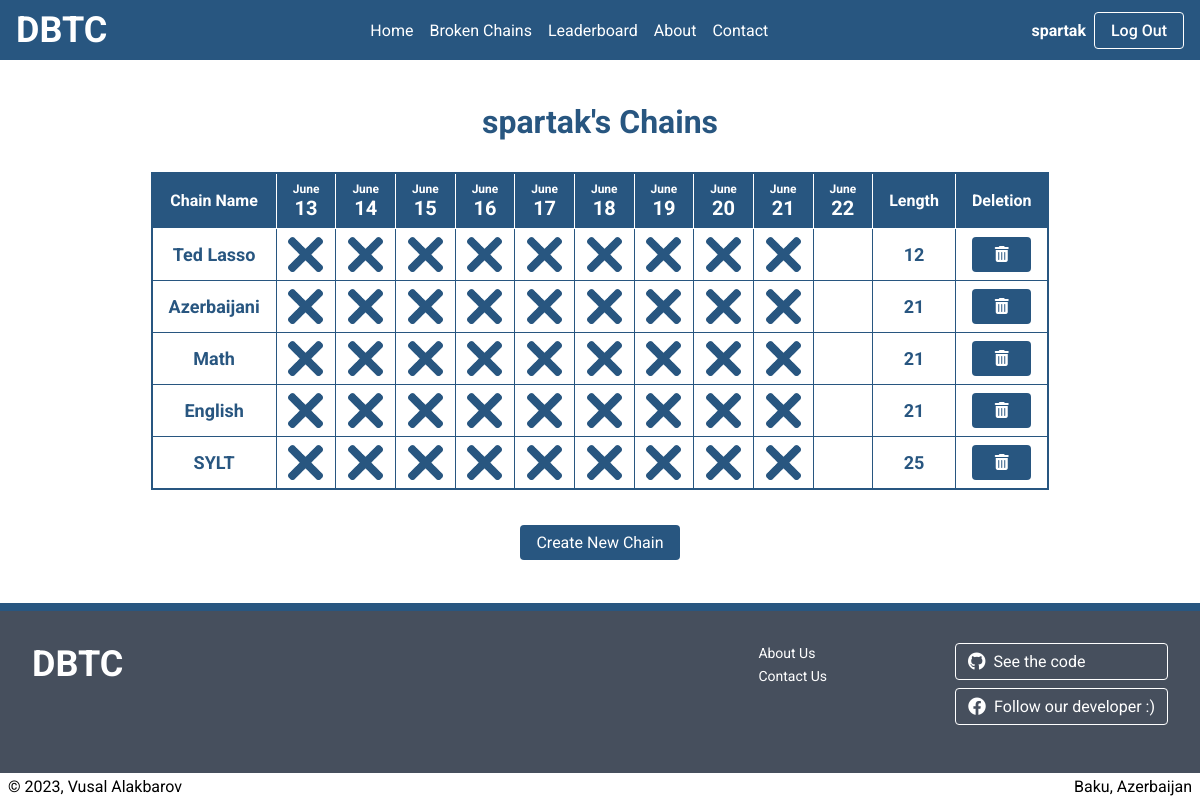
The page /home (signed in) on the database its author committed.
### tables this page shows
CREATE TABLE `chains` (
  `chainID` int(11) NOT NULL,
  `chainName` varchar(255) NOT NULL,
  `startDate` date NOT NULL,
  `isActive` tinyint(4) NOT NULL,
  `isPublic` tinyint(4) NOT NULL,
  `length` int(11) NOT NULL,
  `userID` int(11) NOT NULL,
  `currentDayStatus` tinyint(4) DEFAULT 0
);

### view/home.php (the view, shortened to what this page needs)
<?php
if (isset($_SESSION["loggedIn"]) && isset($_SESSION["username"])) {
    $query = $db->prepare("SELECT * FROM users WHERE username = ?");
    $insert = $query->execute([$_SESSION["username"]]);
    $user = $query->fetch(PDO::FETCH_ASSOC);
    $userID = $user["userID"];
    $query = $db->prepare("SELECT * FROM chains WHERE userID = ? AND isActive = 1");
    $insert = $query->execute([$userID]);
    $activeChains = $query->fetchAll(PDO::FETCH_ASSOC);
}
?>
<?php if (!isset($_SESSION["loggedIn"]) || !$_SESSION["loggedIn"]) : ?>
    <main class="home">
        <h1>Don't Break The Chain!</h1>
        <div>
            <img src="view/img/logo.png" alt="Logo" />
            <p>
                <b>Log In</b> to view your chains. If you don't have an account yet,
                <b>Sign Up</b> and create chains to get a progress on new habits!
            </p>
        </div>
        <a href="sign-up">Get Started</a>
    </main>
<?php else : ?>
    <main class="chains">
        <h1><?php echo $_SESSION["username"]; ?>'s Chains</h1>
        <?php if (count($activeChains) > 0) : ?>
            <table>
                <tr>
                    <th>Chain Name</th>
                    <?php
                    $date = new DateTime();
                    $date->sub(new DateInterval("P10D"));
                    ?>
                    <?php for ($i = 10; $i > 0; $i--) : ?>
                        <th class="date">
                            <?php $date->add(new DateInterval("P1D")); ?>
                            <div class="month"><?php echo $date->format("F"); ?></div>
                            <div class="day"><?php echo $date->format("d"); ?></div>
                        </th>
                    <?php endfor; ?>
                    <th>Length</th>
                    <th>Deletion</th>
                </tr>
                <?php foreach ($activeChains as $chain) : ?>
                    <tr>
                        <td><?php echo $chain["chainName"]; ?></td>
                        <?php
                        $date = new DateTime();
                        $date->sub(new DateInterval("P10D"));
                        $currentDate = new DateTime($chain["startDate"]);
                        $currentDate->add(new DateInterval("P{$chain["length"]}D"));
                        $startDate = new DateTime($chain["startDate"]);
                        ?>
                        <?php for ($i = 9; $i > 0; $i--) : ?>
                            <td>
                                <?php
                                $date->add(new DateInterval("P1D"));
                                $isCrossed = (($startDate <= $date) && ($date <= $currentDate));
                                ?>
                                <label <?php echo $isCrossed ? "class='crossed'" : ""; ?>></label>
                            </td>
                        <?php endfor; ?>
                        <td class="last-day">
                            <?php
                            $date->add(new DateInterval("P1D"));
                            $isCrossed = (($startDate <= $date) && ($date <= $currentDate));
                            ?>
                            <form method="POST">
                                <label <?php echo $isCrossed ? "class='crossed'" : ""; ?>>
                                </label>
                            </form>
                        </td>
                        <td><?php echo $chain["length"]; ?></td>
                        <td>
                            <form method="POST">
                                <button type="delete"><i class="fas fa-trash-alt"></i></button>
                            </form>
                        </td>
                    </tr>
                <?php endforeach; ?>
            </table>
        <?php else : ?>
            <p>You don't have any active chains yet. Create new by clicking the link below.</p>
        <?php endif; ?>
        <a href="create-chain" class="create-chain-link">Create New Chain</a>
    </main>
<?php endif; ?>

### view/css/style.css (style rules this page uses)
* { margin: 0; padding: 0; outline: 0; border: 0; box-sizing: border-box; list-style: none; font-family: "Roboto", sans-serif; }
a { text-decoration: none; color: #000; }
body { display: flex; flex-direction: column; min-height: 100vh; }
body main { flex: 1; display: grid; place-items: center; padding: 32px 0; }
body main.chains table { border: 2px solid #285680; border-collapse: collapse; margin: 8px 0; }
body main.chains table tr, body main.chains table tr > td, body main.chains table th { border: 1px solid #285680; }
body main.chains table tr td, body main.chains table tr th { text-align: center; padding: 8px 16px; }
body main.chains table tr th { color: #fff; border-color: #fff; background: #285680; }
body main.chains table tr th.date .month { font-size: 12px; }
body main.chains table tr th.date .day { font-size: 20px; }
body main.chains table tr td { font-size: 18px; font-weight: 700; color: #285680; position: relative; }
body main.chains table tr td.last-day label { cursor: pointer; }
body main.chains table tr td label { display: block; width: 100%; height: 100%; position: absolute; top: 0; left: 0; }
body main.chains table tr td label.crossed { background: url("../img/cross-blue.png") no-repeat center/contain; background-size: 60%; }
body main.chains a.create-chain-link { display: block; padding: 8px 16px; border-radius: 4px; text-align: center; color: #fff; background-color: #285680; margin-top: 4px; transition: 200ms background-color ease-in; }
body main h1 { text-align: center; color: #285680; }
body main button { display: block; width: 100%; padding: 8px 0; border-radius: 4px; font-size: 16px; color: #fff; background: #285680; transition: 200ms background-color ease-in; cursor: pointer; }

### rows shown on the page
chains: chainName "Ted Lasso", length "12"
chains: chainName "Azerbaijani", length "21"
chains: chainName "Math", length "21"
chains: chainName "English", length "21"
chains: chainName "SYLT", length "25"

### other values the page prints
$_SESSION["username"] "spartak"
